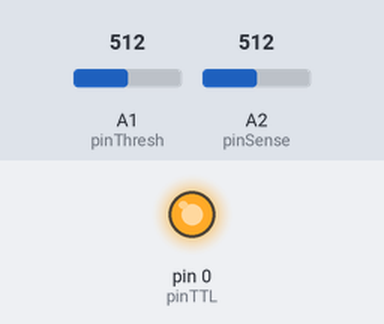
A sketch run on a simulated Arduino Uno, built with avr-gcc and run on an emulated ATmega328P. On the bench: output pins drawn as LEDs (lit = HIGH). The inputs (shaded band) are chosen by the test bench; at power-on: A1 (pinThresh) = 512, A2 (pinSense) = 512.

Above: at 1.2 s.
1.3 s: A1 (pinThresh) set to 525
At 1.9 s:
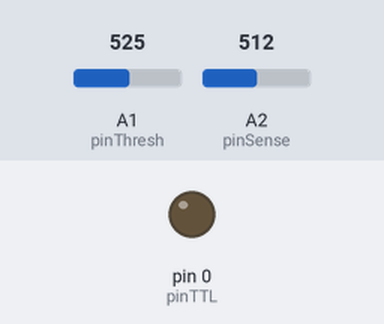
2.8 s: A1 (pinThresh) set to 511
At 4.0 s:
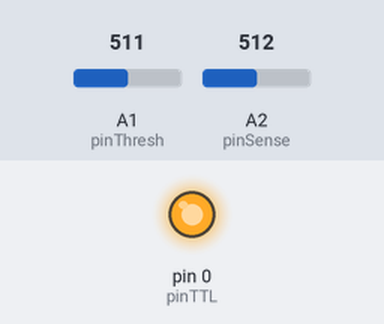
4.3 s: A1 (pinThresh) set to 716
At 5.4 s:
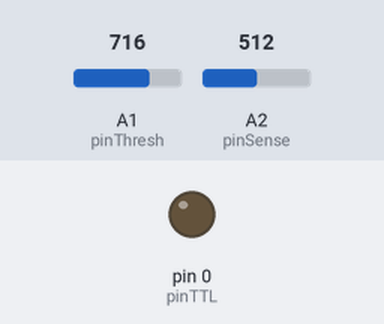
Timing chart, 0 to 7.3 s (numbered marks = the images above; inputs shaded):
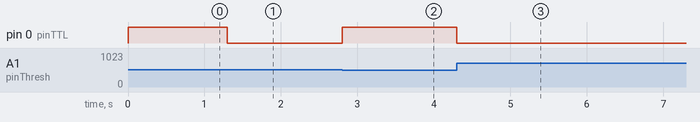

The sketch:

LaserLickport_Standalone.ino
```cpp
// Version identifiers for release tracking.
#define FIRMWARE_NAME "LaserLickport_Standalone"
#define FIRMWARE_VERSION "0.1.0"

byte pinSense = A2;
byte pinThresh = A1;
byte pinTTL = 0;

uint16_t rawData;
uint16_t thresh;

void setup() {
  analogReference(DEFAULT);

  pinMode(pinSense, INPUT_PULLUP);
  pinMode(pinThresh, INPUT_PULLUP);
  pinMode(pinTTL, OUTPUT);
}

void loop()
{

  rawData = analogRead(pinSense);
  thresh = analogRead(pinThresh);
  if(rawData>=thresh)
  {
    digitalWrite(pinTTL,HIGH);
  } else {
    digitalWrite(pinTTL,LOW);
  }

  delayMicroseconds(20);
}
```

Measured:
- the behaviour switches between 512 and 513 on A1 (pinThresh) (found by bisection; images 0 and 1)
- after the input at 1.3 s, pin 0 (pinTTL): HIGH → LOW at once
- after the input at 2.8 s, pin 0 (pinTTL): LOW → HIGH at once
- after the input at 4.3 s, pin 0 (pinTTL): HIGH → LOW at once
